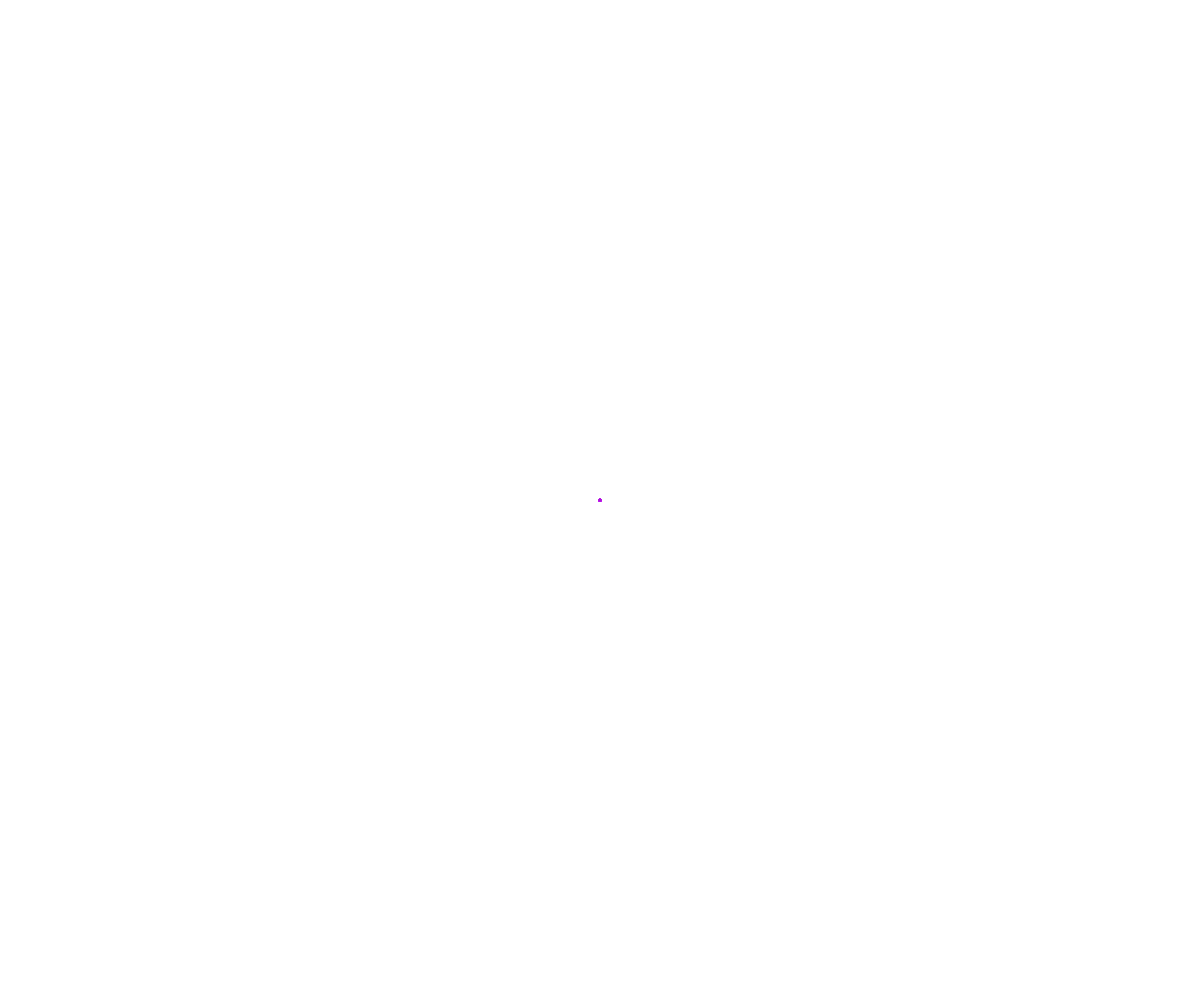
Frame 1 (no input)
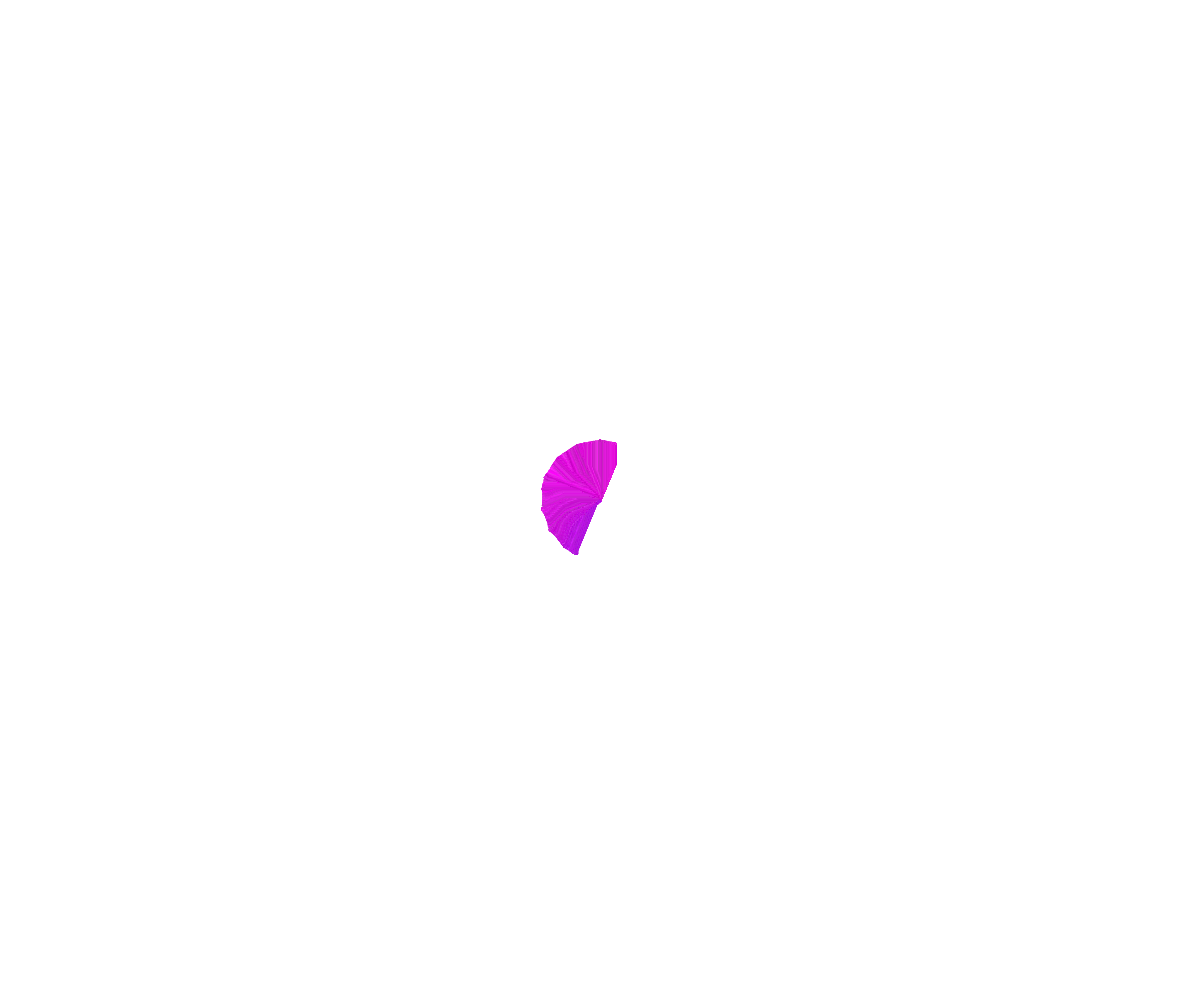
Frame 60 (no input)
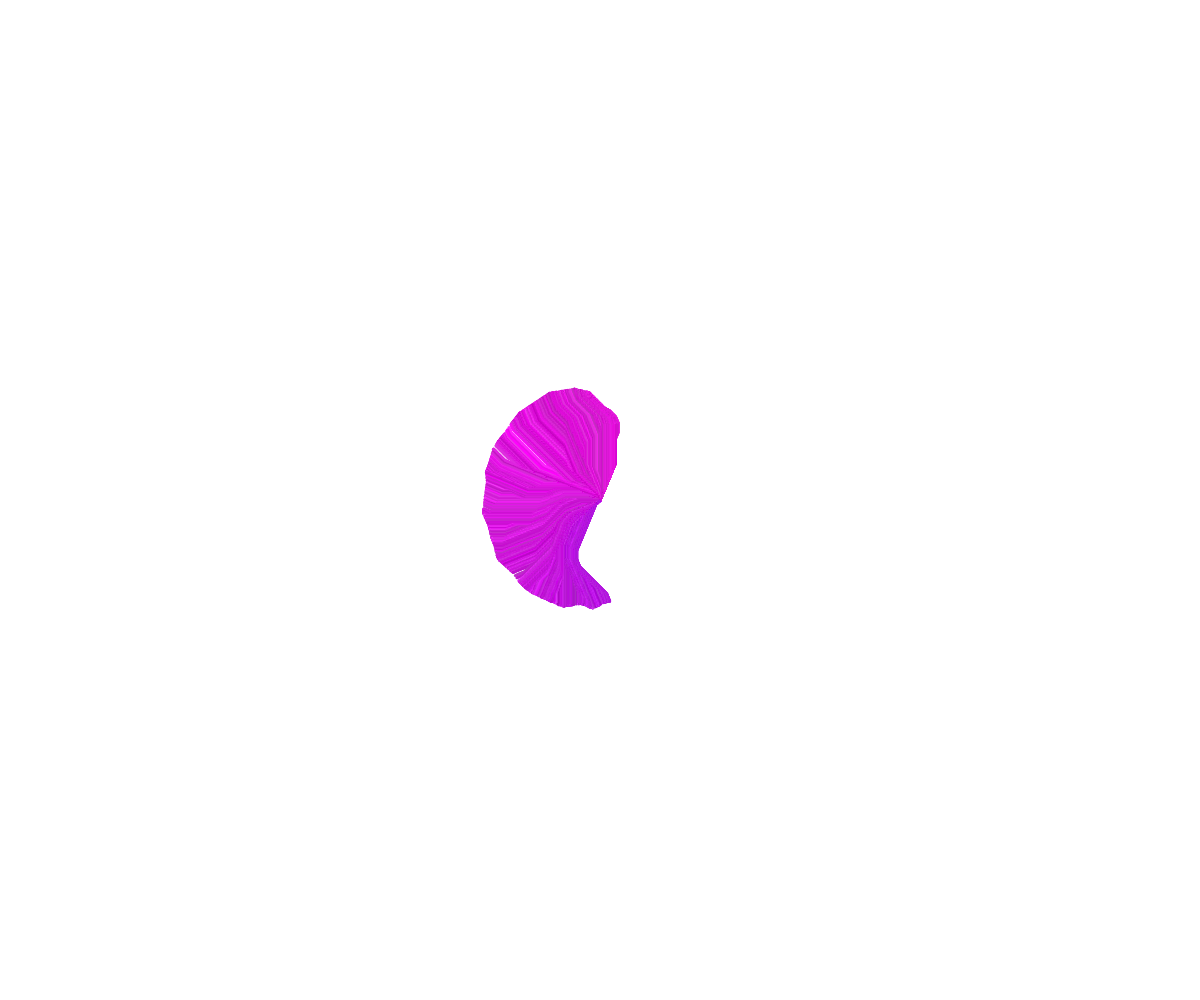
Frame 120 (the mouse pressed at the canvas centre since frame 60)

The p5.js sketch that drew these frames (run headless with seeded random() and noise() and a simulated clock; from frame 60 on, the mouse is pressed at the canvas centre):

// p5.js sketch
// ── sketch.js
const points = [];
const numPoints = 1000;
let time =0;
const timeScale = .005;
const noiseScale = .0005;
const colorScale = .00005;
const pointSize = 3;
let done = false
function setup() {
  createCanvas(innerWidth,innerHeight);
  colorMode(HSB);
  noStroke();
  const hue = random(361);
  for(let i=0;i<numPoints;i++) {
    points.push({i, done:false, x:width/2,y:height/2, col:color(uniformNoise(i*colorScale)*360,random(75,100),random(75,100))});
  }
}

function step(num, step) {
  return round(num/step)*step;
}

function uniformNoise(x,y) {
  return (2*noise(x,y))-.5;
}

function doubleClicked() {
  done = true;
}

function draw() {
  time += timeScale;
  for(let i=0;i<points.length;i++) {
    const p = points[i];
    if(p.done) continue;
    fill(p.col);
    circle(p.x,p.y,pointSize);
    const a = step(uniformNoise(i*noiseScale,time)*TWO_PI,PI/8);
    p.x += (pointSize/3)*cos(a);
    p.y += (pointSize/3)*sin(a);
    if(done) {
      p.done = true;
      continue;
    }
    if(p.x < 0) p.x = width;
    else if(p.x > width) p.x =0;
    if(p.y < 0) p.y = height;
    else if(p.y > height) p.y = 0;
  }
}
